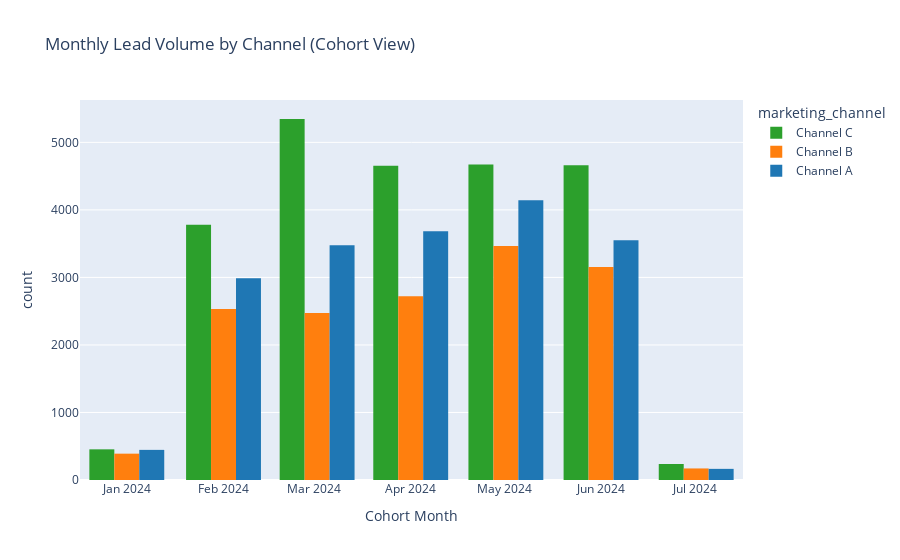

Notebook source saved alongside this figure:
### Code cell
# Define consistent colors for channels
channel_colors = {
    "Channel A": "#1f77b4",  # blue
    "Channel B": "#ff7f0e",  # orange
    "Channel C": "#2ca02c",  # green
}

# Drop duplicate leads (each lead counted once)
leads_per_month_channel = df.drop_duplicates(subset=["lead_id"])

# Plot with color mapping
fig = px.histogram(
    leads_per_month_channel,
    x="cohort_month",
    color="marketing_channel",
    barmode="group",
    title="Monthly Lead Volume by Channel (Cohort View)",
    labels={"cohort_month": "Cohort Month", "count": "Number of Leads"},
    category_orders={"cohort_month": sorted(df["cohort_month"].unique())},
    color_discrete_map=channel_colors
)
fig.show()

### Figure 1 — Plotly figure (JSON) as saved in the notebook; plotly's stock layout.template omitted (floating-point values rounded to 4 significant figures; data arrays with more than 128 entries replaced by an {"elided": "..."} marker saying what was removed)
{"data": [{"alignmentgroup": "True", "bingroup": "x", "hovertemplate": "marketing_channel=Channel C<br>Cohort Month=%{x}<br>count=%{y}<extra></extra>", "legendgroup": "Channel C", "marker": {"color": "#2ca02c", "pattern": {"shape": ""}}, "name": "Channel C", "offsetgroup": "Channel C", "orientation": "v", "showlegend": true, "type": "histogram", "x": {"elided": "23805 str values"}, "xaxis": "x", "yaxis": "y"}, {"alignmentgroup": "True", "bingroup": "x", "hovertemplate": "marketing_channel=Channel B<br>Cohort Month=%{x}<br>count=%{y}<extra></extra>", "legendgroup": "Channel B", "marker": {"color": "#ff7f0e", "pattern": {"shape": ""}}, "name": "Channel B", "offsetgroup": "Channel B", "orientation": "v", "showlegend": true, "type": "histogram", "x": {"elided": "14910 str values"}, "xaxis": "x", "yaxis": "y"}, {"alignmentgroup": "True", "bingroup": "x", "hovertemplate": "marketing_channel=Channel A<br>Cohort Month=%{x}<br>count=%{y}<extra></extra>", "legendgroup": "Channel A", "marker": {"color": "#1f77b4", "pattern": {"shape": ""}}, "name": "Channel A", "offsetgroup": "Channel A", "orientation": "v", "showlegend": true, "type": "histogram", "x": {"elided": "18453 str values"}, "xaxis": "x", "yaxis": "y"}], "layout": {"barmode": "group", "legend": {"title": {"text": "marketing_channel"}, "tracegroupgap": 0}, "title": {"text": "Monthly Lead Volume by Channel (Cohort View)"}, "xaxis": {"anchor": "y", "categoryarray": ["2024-01", "2024-02", "2024-03", "2024-04", "2024-05", "2024-06", "2024-07"], "categoryorder": "array", "domain": [0, 1], "title": {"text": "Cohort Month"}}, "yaxis": {"anchor": "x", "domain": [0, 1], "title": {"text": "count"}}}}
